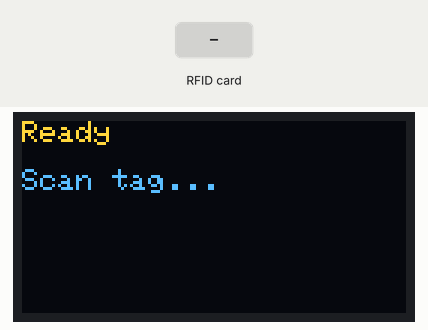
This sketch was run on a simulated ESP32. Parts: 128×64 one-colour display. The test bench sets the inputs (shaded band). The OLED is the two-colour kind (top 16 rows yellow); WiFi joins after 1.5 s; servers stay silent unless stated; uploads are accepted with an empty reply; what the sketch prints to the serial monitor is not drawn.

Above: at 3.3 s.
3.4 s: RFID card 5E 7A 19 C4 held to the reader
At 3.65 s:
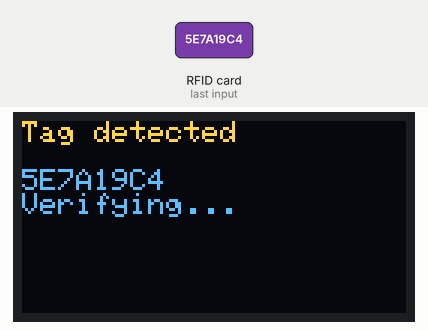
At 4.8 s:
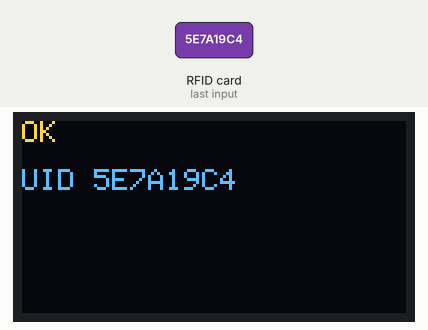
Timing chart, 0 to 6.4 s (numbered marks = the images above; inputs shaded):
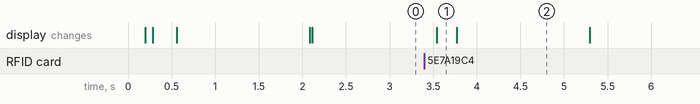

The sketch:

esp32_rfid_oled.ino
```cpp
/*
 * Smart Medical-Waste System - ESP32 RFID + OLED verification client
 * ------------------------------------------------------------------
 * Reads an RFID tag UID with an RC522 reader and asks the PHP backend
 * (api/rfid_verify.php) to verify it, then shows the result on an SSD1306 OLED.
 *
 * Libraries required (Arduino Library Manager):
 *   - MFRC522        (GithubCommunity)
 *   - Adafruit SSD1306 (Adafruit)
 *   - Adafruit GFX    (Adafruit)
 *
 * Board: "ESP32 Dev Module"
 *
 * NOTE: This firmware contains NO database credentials. It authenticates with a
 * device code + API token that an administrator generates in the web app.
 */

#include <WiFi.h>
#include <HTTPClient.h>
#include <SPI.h>
#include <MFRC522.h>
#include <Wire.h>
#include <Adafruit_GFX.h>
#include <Adafruit_SSD1306.h>

// --------------------------------------------------------------------------
// CONFIGURATION - edit these values
// --------------------------------------------------------------------------
const char* WIFI_SSID    = "YOUR_HOTSPOT_NAME";
const char* WIFI_PASS    = "YOUR_HOTSPOT_PASSWORD";
const char* SERVER_HOST  = "192.168.1.100";   // PC LAN/hotspot IP (NOT localhost)
const int   SERVER_PORT  = 8090;
const char* DEVICE_CODE  = "ESP32-01";
const char* DEVICE_TOKEN = "paste-token-from-admin-hardware-page";
const char* REQUEST_NO   = "";                 // optional default request number

// --------------------------------------------------------------------------
// Pins
// --------------------------------------------------------------------------
#define RST_PIN   4
#define SS_PIN    5
#define SCREEN_WIDTH  128
#define SCREEN_HEIGHT 64
#define OLED_RESET    -1
#define OLED_ADDR     0x3C

MFRC522 mfrc522(SS_PIN, RST_PIN);
Adafruit_SSD1306 display(SCREEN_WIDTH, SCREEN_HEIGHT, &Wire, OLED_RESET);

// --------------------------------------------------------------------------
void show(const char* line1, const char* line2 = "", const char* line3 = "") {
    display.clearDisplay();
    display.setTextSize(1);
    display.setTextColor(SSD1306_WHITE);
    display.setCursor(0, 0);
    display.println(line1);
    display.println();
    display.println(line2);
    display.println(line3);
    display.display();
}

void connectWiFi() {
    show("Connecting WiFi", WIFI_SSID, "");
    WiFi.mode(WIFI_STA);
    WiFi.begin(WIFI_SSID, WIFI_PASS);
    unsigned long start = millis();
    while (WiFi.status() != WL_CONNECTED && millis() - start < 20000) {
        delay(500);
        Serial.print(".");
    }
    if (WiFi.status() == WL_CONNECTED) {
        Serial.println();
        Serial.print("WiFi connected. IP: ");
        Serial.println(WiFi.localIP());
        show("WiFi OK", WiFi.localIP().toString().c_str(), "");
    } else {
        Serial.println("\nWiFi FAILED");
        show("WiFi FAILED", "Check SSID/pass", "");
    }
}

// Extract a JSON string value for a given key (minimal parser, no libs needed).
String jsonValue(const String& json, const String& key) {
    String needle = "\"" + key + "\"";
    int k = json.indexOf(needle);
    if (k < 0) return "";
    int colon = json.indexOf(':', k + needle.length());
    if (colon < 0) return "";
    int firstQuote = json.indexOf('"', colon + 1);
    if (firstQuote < 0) return "";
    int secondQuote = json.indexOf('"', firstQuote + 1);
    if (secondQuote < 0) return "";
    return json.substring(firstQuote + 1, secondQuote);
}

void doVerify(String uid) {
    if (WiFi.status() != WL_CONNECTED) {
        connectWiFi();
    }
    String url = String("http://") + SERVER_HOST + ":" + SERVER_PORT + "/api/rfid_verify.php";
    String body = "tag_uid=" + uid;
    if (String(REQUEST_NO).length() > 0) {
        body += "&request_no=" + String(REQUEST_NO);
    }

    Serial.println("POST " + url + "  body=" + body);
    HTTPClient http;
    http.begin(url);
    http.addHeader("Content-Type", "application/x-www-form-urlencoded");
    http.addHeader("X-Device-Code", DEVICE_TOKEN[0] ? DEVICE_CODE : DEVICE_CODE);
    http.addHeader("X-Device-Token", DEVICE_TOKEN);
    http.setTimeout(8000);
    int code = http.POST(body);
    String payload = http.getString();
    http.end();

    Serial.printf("HTTP %d: %s\n", code, payload.c_str());

    String oled = jsonValue(payload, "oled");
    String msg  = jsonValue(payload, "message");
    if (oled.length() == 0) oled = (code == 200) ? "OK" : "ERROR";

    // Show the short OLED status and the tag UID.
    show(oled.c_str(), ("UID " + uid).c_str(), "");
    delay(1500);
    show("Ready", "Scan tag...", "");
}

void setup() {
    Serial.begin(115200);
    delay(200);

    Wire.begin(21, 22);                 // SDA, SCL
    if (!display.begin(SSD1306_SWITCHCAPVCC, OLED_ADDR)) {
        Serial.println("SSD1306 allocation failed");
    }
    display.clearDisplay();
    display.display();
    show("Medical Waste", "System booting", "");

    SPI.begin(18, 19, 23, 5);           // SCK, MISO, MOSI, SS
    mfrc522.PCD_Init();
    delay(200);
    Serial.println("RC522 ready");

    connectWiFi();
    show("Ready", "Scan tag...", "");
}

void loop() {
    if (WiFi.status() != WL_CONNECTED) {
        connectWiFi();
    }

    // Look for a new RFID tag.
    if (!mfrc522.PICC_IsNewCardPresent() || !mfrc522.PICC_ReadCardSerial()) {
        delay(150);
        return;
    }

    String uid = "";
    for (byte i = 0; i < mfrc522.uid.size; i++) {
        if (mfrc522.uid.uidByte[i] < 0x10) uid += "0";
        uid += String(mfrc522.uid.uidByte[i], HEX);
    }
    uid.toUpperCase();
    Serial.println("Tag UID: " + uid);

    show("Tag detected", uid.c_str(), "Verifying...");
    doVerify(uid);

    mfrc522.PICC_HaltA();
    mfrc522.PCD_StopCrypto1();
    delay(500);
}
```

Measured:
- after the input at 3.4 s, the display: changes after 0.14 s (image 1)
- what the display in image 2 shows lasts 1.5 s, from 3.8 s to 5.3 s
